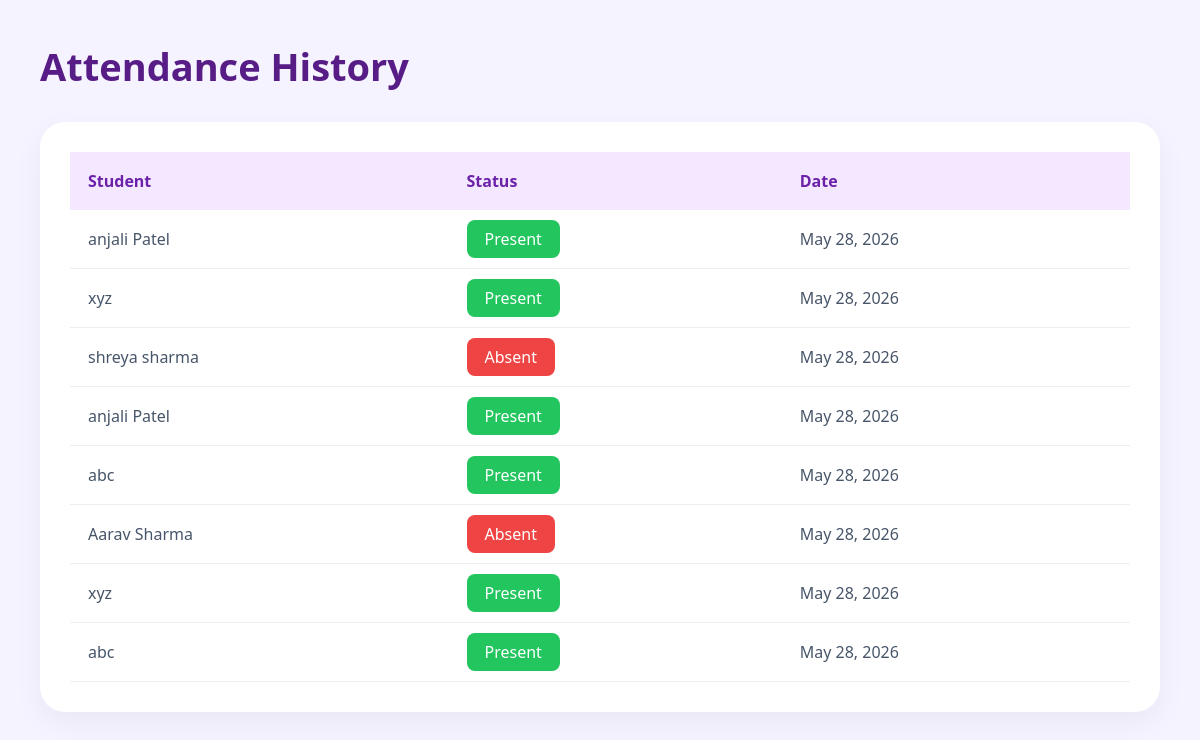
Screenshot of /attendance-history/ (signed in) with the database file from the repository.
### app/models.py (models this page shows, shortened)
class Attendance(models.Model):
    student = models.ForeignKey(
        Student,
        on_delete=models.CASCADE
    )
    date = models.DateField(auto_now_add=True)
    status = models.CharField(
        max_length=20
    )

class Student(models.Model):
    name = models.CharField(max_length=100)
    email = models.EmailField()
    roll = models.CharField(max_length=20)
    department = models.CharField(max_length=100)
    semester = models.IntegerField()

### app/views.py (the view)
@login_required(login_url='login')
def attendance_history(request):
    data = Attendance.objects.select_related('student').all().order_by('-id')
    return render(request, 'attendance_history.html', {'data': data})

### app/templates/attendance_history.html (shortened to what this page needs)
{% load static %}
<!DOCTYPE html>
<html lang="en">
<head>
    <link rel="stylesheet"
          href="{% static 'css/students.css' %}">
</head>
<body>
<div class="main">
    <div class="topbar">
        <h1>Attendance History</h1>
    </div>
    <div class="table-container">
        <table>
            <tr>
                <th>Student</th>
                <th>Status</th>
                <th>Date</th>
            </tr>
            {% for i in data %}
            <tr>
                <td>{{ i.student.name }}</td>
                <td>
                    {% if i.status == 'Present' %}
                        <span class="edit-btn">
                            Present
                        </span>
                    {% else %}
                        <span class="delete-btn">
                            Absent
                        </span>
                    {% endif %}
                </td>
                <td>{{ i.date }}</td>
            </tr>
            {% endfor %}
        </table>
    </div>
</div>
</body>
</html>

### app/static/css/students.css (style rules this page uses)
* { margin:0; padding:0; box-sizing:border-box; font-family:'Segoe UI',sans-serif; }
body { background:#f5f3ff; }
.main { padding:40px; }
.topbar { display:flex; justify-content:space-between; align-items:center; margin-bottom:30px; gap:20px; }
.topbar h1 { color:#581c87; font-size:38px; }
.table-container { background:white; padding:30px; border-radius:25px; box-shadow:0 10px 30px rgba(0,0,0,0.05); }
table { width:100%; border-collapse:collapse; }
table th { background:#f3e8ff; color:#6b21a8; padding:18px; text-align:left; }
table td { padding:18px; border-bottom:1px solid #eee; color:#475569; }
.edit-btn { padding:8px 18px; background:#22c55e; color:white; text-decoration:none; border-radius:8px; }
.delete-btn { padding:8px 18px; background:#ef4444; color:white; text-decoration:none; border-radius:8px; }

### rows the page displays
Attendance: student.name "anjali Patel", status "Present", date "May 28, 2026"
Attendance: student.name "xyz", status "Present", date "May 28, 2026"
Attendance: student.name "shreya sharma", status "Absent", date "May 28, 2026"
Attendance: student.name "anjali Patel", status "Present", date "May 28, 2026"
Attendance: student.name "abc", status "Present", date "May 28, 2026"
Attendance: student.name "Aarav Sharma", status "Absent", date "May 28, 2026"
Attendance: student.name "xyz", status "Present", date "May 28, 2026"
Attendance: student.name "abc", status "Present", date "May 28, 2026"
